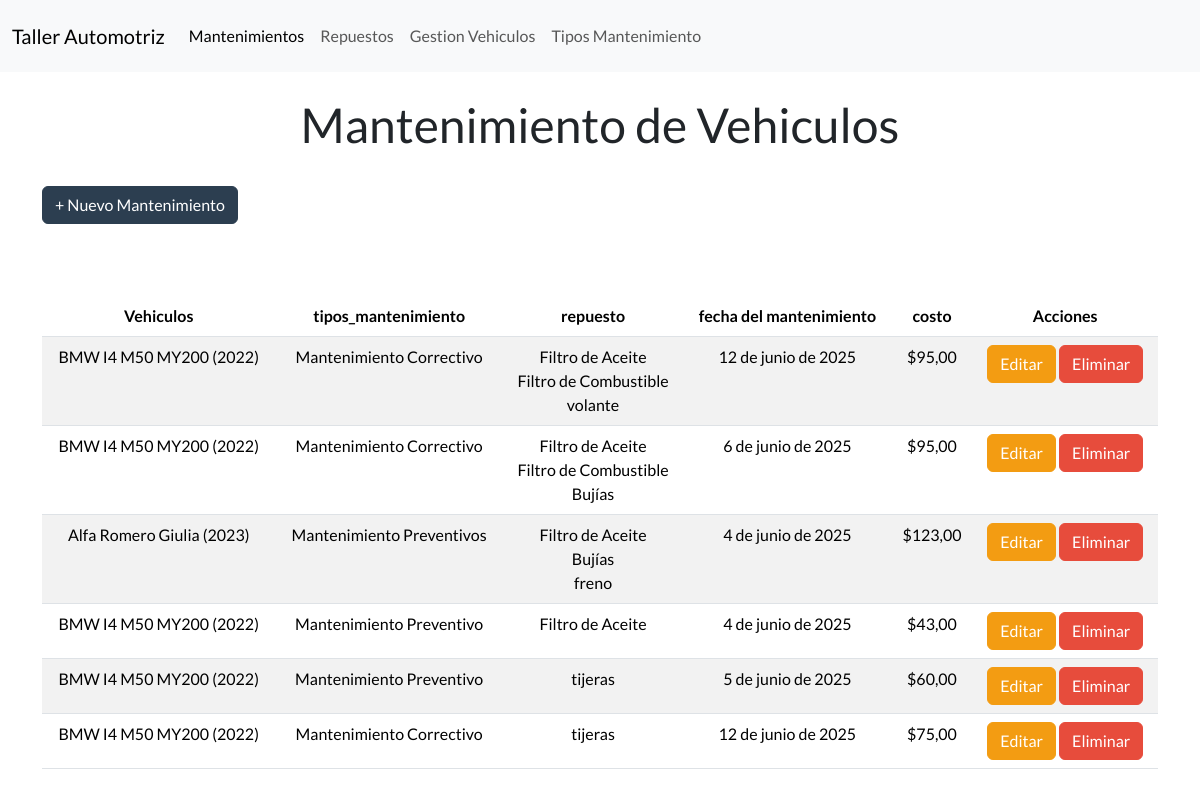
The app's page /mantenimientos/ with its own data.
### Aplicaciones/Taller/models.py (models this page shows, shortened)
class Mantenimiento(models.Model):
    id_mantenimientov = models.AutoField(primary_key=True)  # ~ Campo de clave primaria autoincremental
    vehiculo = models.ForeignKey(Vehiculo, on_delete=models.CASCADE, related_name='mantenimientos')  # * Relación con el modelo Vehiculo
    tipo_mantenimiento = models.ForeignKey(TipoMantenimiento, on_delete=models.CASCADE, related_name='mantenimientos')  # * Relación con el modelo TipoMantenimiento
    Repuestos = models.ManyToManyField(Repuesto, blank=True, related_name='mantenimientos')  # * Relación con el modelo Repuesto, permitiendo múltiples repuestos por mantenimiento
    fecha_mantenimiento = models.DateField()  # * Fecha del mantenimiento
    precioTotal = models.DecimalField(max_digits=10, decimal_places=2, default=0)  # * Precio total del mantenimiento

class Vehiculo(models.Model): # * Modelo para representar un vehículo
    id = models.AutoField(primary_key=True)  # ~ Campo autoincremental
    placa_vehiculo = models.CharField(max_length=9, unique=True, blank=True)  #~ Visible al usuario
    nombre_propietario = models.CharField(max_length=100)
    marca = models.CharField(max_length=50)
    modelo = models.CharField(max_length=50)
    anio = models.PositiveIntegerField() # ~ tipo de dato para años (enteros positivos)
    def __str__(self): # * Método para representar el objeto como una cadena
        return f"{self.marca} {self.modelo} ({self.anio})" # ~ Devuelve una representación del vehículo como cadena

class TipoMantenimiento(models.Model):
    id_mantenimiento = models.AutoField(primary_key=True)  # ~ Campo de clave primaria autoincremental
    nombre_mantenimiento = models.CharField(max_length=100, unique=True)  # * Nombre del tipo de mantenimiento sea único
    precio_mantenimiento = models.DecimalField(max_digits=10, decimal_places=2)  # * Precio del mantenimiento
    def __str__(self):
        return self.nombre_mantenimiento  # ~ Devuelve el nombre del tipo de mantenimiento como representación en cadena

class Repuesto(models.Model): # * Modelo para representar un repuesto
    id_repuesto = models.AutoField(primary_key=True) # ~ Campo de clave primaria autoincremental
    nombre_repuesto = models.CharField(max_length=100)
    descripcion = models.TextField()
    precio = models.DecimalField(max_digits=10, decimal_places=2)
    cantidad_disponible = models.PositiveIntegerField() # ~ tipo de dato para cantidades enteras positivas

### Aplicaciones/Taller/views.py (the view)
# urls.py: path('mantenimientos/', views.mantenimientos, name="mantenimientos"),  # * Mapea la URL 'mantenimientos/' a la vista mantenimientos
def mantenimientos(request):
    mantenimientosdbb = Mantenimiento.objects.all()
    vehiculos = Vehiculo.objects.all()
    tipos_mantenimiento = TipoMantenimiento.objects.all()
    repuestos = Repuesto.objects.all()
    return render(request, 'mantenimientos.html', {
        'mantenimientos': mantenimientosdbb,
        'vehiculos': vehiculos,
        'tipos_mantenimiento': tipos_mantenimiento,
        'repuestos': repuestos
    })

### Aplicaciones/Taller/templates/mantenimientos.html (shortened to what this page needs)
{% extends 'plantilla.html' %} {% load static %}
{% block content %}
    <div class="container">
        <h1 class="text-center mt-4">Mantenimiento de Vehiculos</h1>
        <button type="button" class="btn btn-primary mt-4 mb-4" data-bs-toggle="modal" data-bs-target="#exampleModal">
            + Nuevo Mantenimiento
        </button>
        <br>
        {% if mantenimientos %}
        <div class="table-responsive" mt-4>
            {% if mantenimientos %}
            <table class="table table-striped table-hover text-center mt-5" id="tabla-repuestos">
                <thead>
                    <tr>
                        <th>Vehiculos</th>
                        <th>tipos_mantenimiento</th>
                        <th>repuesto</th>
                        <th>fecha del mantenimiento</th>
                        <th>costo</th>
                        <th>Acciones</th>
                    </tr>
                </thead>
                <tbody>
                    {% for mantenimiento in mantenimientos %}
                    <tr>
                        <td>{{ mantenimiento.vehiculo }}</td>
                        <td>{{ mantenimiento.tipo_mantenimiento }}</td>
                        <td>
                            {% for repuesto in mantenimiento.Repuestos.all %}
                                {{ repuesto.nombre_repuesto }}<br>
                            {% endfor %}
                        </td>
                        <td>{{ mantenimiento.fecha_mantenimiento }}</td>
                        <td>${{ mantenimiento.precioTotal }}</td>
                        <td>
                            <a href="{% url 'editar_mantenimiento' mantenimiento.id_mantenimientov %}" class="btn btn-warning">Editar</a>
                            <a href="Javascript:void(0)" class="btn btn-danger" onclick="eliminarFila('{% url 'eliminar_mantenimiento' mantenimiento.id_mantenimientov %}', 'Mantenimientos')">Eliminar</a>
                        </td>
                    </tr>
                    {% endfor %}
                </tbody>
            </table>
            {% else %}
            <div class="alert alert-info text-center mt-4" role="alert">
                No hay mantenimientos disponibles en este momento.
            </div>
            {% endif %}
    {% else %}
        <div class="alert alert-warning text-center mt-4" role="alert">
            No se encontraron mantenimientos.
        </div>
    {% endif %}
</div>
{% endblock content %}

### records on screen
Mantenimiento: vehiculo "BMW I4 M50 MY200 (2022)", tipo_mantenimiento "Mantenimiento Correctivo", fecha_mantenimiento "12 de junio de 2025", precioTotal "95,00"
Repuesto: nombre_repuesto "Filtro de Aceite"
Repuesto: nombre_repuesto "Filtro de Combustible"
Repuesto: nombre_repuesto "volante"
Mantenimiento: vehiculo "BMW I4 M50 MY200 (2022)", tipo_mantenimiento "Mantenimiento Correctivo", fecha_mantenimiento "6 de junio de 2025", precioTotal "95,00"
Repuesto: nombre_repuesto "Bujías"
Mantenimiento: vehiculo "Alfa Romero Giulia (2023)", tipo_mantenimiento "Mantenimiento Preventivos", fecha_mantenimiento "4 de junio de 2025", precioTotal "123,00"
Repuesto: nombre_repuesto "freno"
Mantenimiento: vehiculo "BMW I4 M50 MY200 (2022)", tipo_mantenimiento "Mantenimiento Preventivo", fecha_mantenimiento "4 de junio de 2025", precioTotal "43,00"
Mantenimiento: vehiculo "BMW I4 M50 MY200 (2022)", tipo_mantenimiento "Mantenimiento Preventivo", fecha_mantenimiento "5 de junio de 2025", precioTotal "60,00"
Repuesto: nombre_repuesto "tijeras"
Mantenimiento: vehiculo "BMW I4 M50 MY200 (2022)", tipo_mantenimiento "Mantenimiento Correctivo", fecha_mantenimiento "12 de junio de 2025", precioTotal "75,00"
